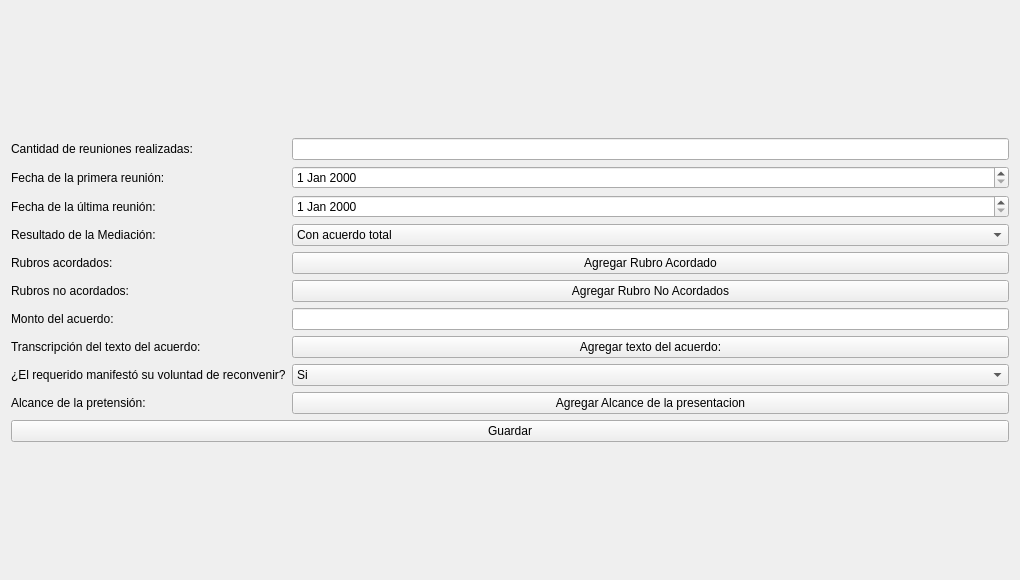
<?xml version="1.0" encoding="UTF-8"?>
<ui version="4.0">
 <class>InformacionCierre</class>
 <widget class="QWidget" name="InformacionCierre">
  <property name="geometry">
   <rect>
    <x>0</x>
    <y>0</y>
    <width>1020</width>
    <height>580</height>
   </rect>
  </property>
  <property name="windowTitle">
   <string>INFORMACIÓN DE LA MEDIACIÓN</string>
  </property>
  <layout class="QGridLayout" name="gridLayout_2">
   <item row="0" column="0">
    <layout class="QGridLayout" name="gridLayout">
     <item row="2" column="0">
      <widget class="QLabel" name="label_3">
       <property name="text">
        <string>Fecha de la última reunión:</string>
       </property>
      </widget>
     </item>
     <item row="4" column="0">
      <widget class="QLabel" name="label_5">
       <property name="text">
        <string>Rubros acordados:</string>
       </property>
      </widget>
     </item>
     <item row="4" column="1">
      <widget class="QPushButton" name="pbAgregarRubro">
       <property name="text">
        <string>Agregar Rubro Acordado</string>
       </property>
      </widget>
     </item>
     <item row="7" column="0">
      <widget class="QLabel" name="label_8">
       <property name="text">
        <string>Transcripción del texto del acuerdo:</string>
       </property>
      </widget>
     </item>
     <item row="0" column="1">
      <widget class="QLineEdit" name="lCantidad"/>
     </item>
     <item row="0" column="0">
      <widget class="QLabel" name="label">
       <property name="text">
        <string>Cantidad de reuniones realizadas:</string>
       </property>
      </widget>
     </item>
     <item row="9" column="0">
      <widget class="QLabel" name="label_10">
       <property name="text">
        <string>Alcance de la pretensión: </string>
       </property>
      </widget>
     </item>
     <item row="5" column="1">
      <widget class="QPushButton" name="pbAgregarNoRubro">
       <property name="text">
        <string>Agregar Rubro No Acordados</string>
       </property>
      </widget>
     </item>
     <item row="7" column="1">
      <widget class="QPushButton" name="pbAgregarTexto">
       <property name="text">
        <string>Agregar texto del acuerdo:</string>
       </property>
      </widget>
     </item>
     <item row="8" column="0">
      <widget class="QLabel" name="label_9">
       <property name="text">
        <string>¿El requerido manifestó su voluntad de reconvenir?</string>
       </property>
      </widget>
     </item>
     <item row="3" column="1">
      <widget class="QComboBox" name="comboBox">
       <item>
        <property name="text">
         <string>Con acuerdo total</string>
        </property>
       </item>
       <item>
        <property name="text">
         <string>Con acuerdo parcial</string>
        </property>
       </item>
       <item>
        <property name="text">
         <string>Sin acuerdo por decisión de las partes</string>
        </property>
       </item>
       <item>
        <property name="text">
         <string>SIn acuerdo por vencimiento del plazo</string>
        </property>
       </item>
       <item>
        <property name="text">
         <string>Sin acuerdo por inasistencia del requerido</string>
        </property>
       </item>
       <item>
        <property name="text">
         <string>Sin acuerdo por inasistencia del requirente</string>
        </property>
       </item>
       <item>
        <property name="text">
         <string>Sin acuerdo por inasistencia de todas las partes</string>
        </property>
       </item>
       <item>
        <property name="text">
         <string>Sin acuerdo por imposibilidad de notificar</string>
        </property>
       </item>
      </widget>
     </item>
     <item row="1" column="0">
      <widget class="QLabel" name="label_2">
       <property name="text">
        <string>Fecha de la primera reunión:</string>
       </property>
      </widget>
     </item>
     <item row="2" column="1">
      <widget class="QDateEdit" name="dUltima"/>
     </item>
     <item row="5" column="0">
      <widget class="QLabel" name="label_6">
       <property name="text">
        <string>Rubros no acordados:</string>
       </property>
      </widget>
     </item>
     <item row="6" column="1">
      <widget class="QLineEdit" name="lMonto"/>
     </item>
     <item row="1" column="1">
      <widget class="QDateEdit" name="dPrimera"/>
     </item>
     <item row="8" column="1">
      <widget class="QComboBox" name="comboBox2">
       <item>
        <property name="text">
         <string>Si</string>
        </property>
       </item>
       <item>
        <property name="text">
         <string>No</string>
        </property>
       </item>
      </widget>
     </item>
     <item row="3" column="0">
      <widget class="QLabel" name="label_4">
       <property name="text">
        <string>Resultado de la Mediación:</string>
       </property>
      </widget>
     </item>
     <item row="6" column="0">
      <widget class="QLabel" name="label_7">
       <property name="text">
        <string>Monto del acuerdo:</string>
       </property>
      </widget>
     </item>
     <item row="9" column="1">
      <widget class="QPushButton" name="pbAgregarAlcance">
       <property name="text">
        <string>Agregar Alcance de la presentacion</string>
       </property>
      </widget>
     </item>
     <item row="10" column="0" colspan="2">
      <widget class="QPushButton" name="pbGuardar">
       <property name="text">
        <string>Guardar</string>
       </property>
      </widget>
     </item>
    </layout>
   </item>
  </layout>
 </widget>
 <resources/>
 <connections/>
</ui>
